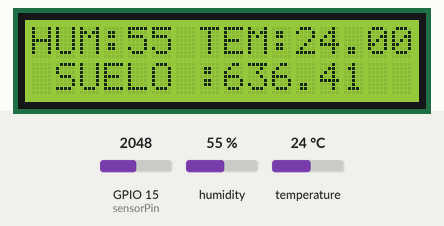
Simulated run of this sketch. Board: ESP32. Shown: 16×2 character LCD. Inputs (shaded band) come from the test bench; at power-on: humidity 55 %, GPIO 15 (sensorPin) = 2048, temperature 24 °C. What the sketch prints to the serial monitor is not drawn.

Above: at 1.2 s.
1.3 s: humidity set to 51 %
At 6.2 s:
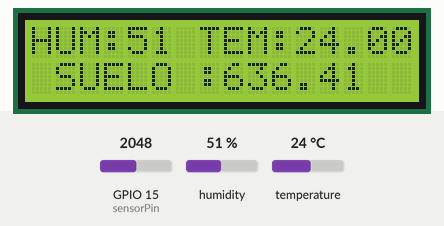
7.3 s: humidity set to 48 %
At 11.2 s:
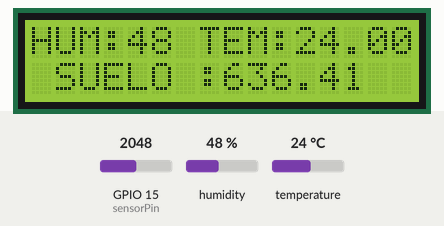
13.3 s: GPIO 15 (sensorPin) set to 2866
At 16.2 s:
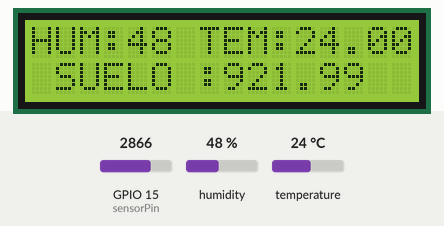
19.3 s: temperature set to 12 °C
At 21.2 s:
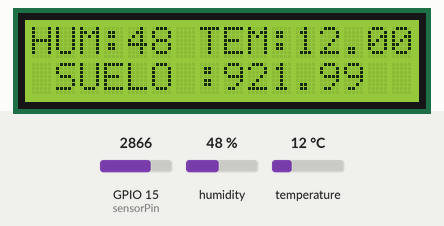
25.3 s: GPIO 15 (sensorPin) set to 3603
At 26.2 s:
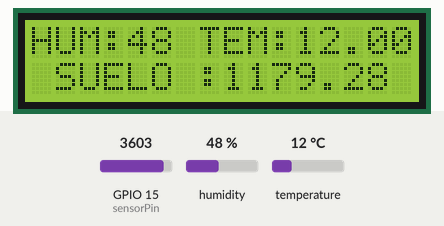
31.3 s: temperature set to 9 °C
At 36.2 s:
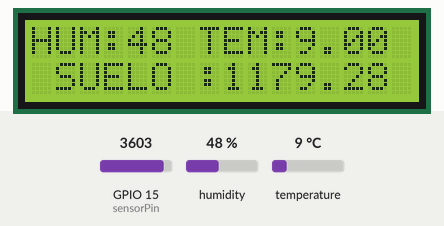
Timing chart, 0 to 37.7 s (numbered marks = the images above; inputs shaded):
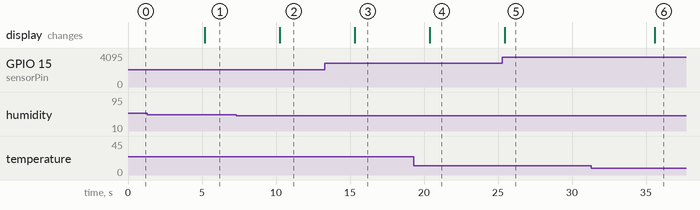

Measured:
- after the input at 1.3 s, the display: changes after 3.9 s (image 1)
- after the input at 7.3 s, the display: changes after 3.0 s (image 2)
- after the input at 13.3 s, the display: changes after 2.0 s (image 3)
- after the input at 19.3 s, the display: changes after 1.1 s (image 4)
- after the input at 25.3 s, the display: changes after 0.15 s (image 5)
- after the input at 31.3 s, the display: changes after 4.3 s (image 6)

The sketch:

sin_conexion_wifi.ino
```cpp
#include <LiquidCrystal_I2C.h>
#include <DHT.h>
#include <Arduino.h>
#define DHTPIN 14
#define DHTTYPE DHT11
DHT dht (DHTPIN, DHTTYPE);

const int sensorPin = 15;
const int lightsPin = 13; // Pin de las luces (directamente alimentadas por el ESP32)
const int fanRelayPin = 25; // Pin del relé del ventilador
const int waterPumpRelayPin = 32; // Pin del relé de la bomba de agua

int lcdColumns = 16;
int lcdRows = 2;
LiquidCrystal_I2C lcd(0x27, lcdColumns, lcdRows);

const int tempThresholdLow = 10; // Umbral de temperatura inferior
const int tempThresholdHigh = 15; // Umbral de temperatura superior

const int soilHumidityThresholdLow = 50; // Umbral de humedad del suelo inferior
const int soilHumidityThresholdHigh = 70; // Umbral de humedad del suelo superior


void setup() {
  Serial.begin(115200);
   pinMode(sensorPin, INPUT);
  Serial.println("DHT11 test!");
  dht.begin();
  // initialize LCD
  lcd.init();
  // turn on LCD backlight
  lcd.backlight();
}

void loop() { float humedad = dht.readHumidity();
  float temperatura = dht.readTemperature();

  int sensorValue = analogRead(sensorPin);

  float voltage = sensorValue * (5.0 / 1023.0);
  float humedadsuelo = (voltage - 1.1) * 100.0 / 1.4;


  if (isnan(humedad) || isnan(temperatura)) {
    Serial.println("fallo al leer el sensor DTH!");
    return;
  }
  Serial.print("Humedad: ");
  Serial.print(humedad);
  Serial.print(",Temperatura: ");
  Serial.print(temperatura);
  Serial.println("*c");
  Serial.print("Lectura del sensor:(%): ");
  Serial.println(humedadsuelo);


  // Actualizar la pantalla LCD
  lcd.setCursor(0, 0);
  lcd.print("HUM:" );
  lcd.setCursor(4, 0);
  lcd.print( humedad);
  lcd.setCursor(6, 0);
  lcd.print( " TEM: ");
  lcd.setCursor(15, 0);
  lcd.print( " *c ");
  lcd.setCursor(11, 0);
  lcd.print( temperatura);
  lcd.setCursor(0, 1);
  lcd.print(" SUELO :");
  lcd.setCursor(8, 1);
  lcd.print(humedadsuelo);

  if (temperatura < tempThresholdLow) {
    digitalWrite(lightsPin, HIGH); // Enciende las luces
    //  lcd.setCursor(0, 0);
    Serial.println("Luces ON     "); // Mensaje para encendido
    //delay(5000); // Espera 5 segundos
  } else if (temperatura > tempThresholdHigh) {
    digitalWrite(lightsPin, LOW); // Apaga las luces
    digitalWrite(fanRelayPin, HIGH); // Enciende el ventilador
    //lcd.setCursor(0, 0);
    Serial.println("Ventilador ON     "); // Mensaje para encendido
    //delay(5000); // Espera 5 segundos
  } else {
    digitalWrite(lightsPin, LOW); // Apaga las luces
    digitalWrite(fanRelayPin, LOW); // Apaga el ventilador
    //lcd.setCursor(0, 0);
    Serial.println("Luces OFF     ");
    Serial.println("ventilador off     ");// Mensaje para apagado
    //delay(5000); // Espera 5 segundos
  }

  // Control de la bomba de agua en función de la humedad del suelo
  if (humedad < soilHumidityThresholdLow) {
    digitalWrite(waterPumpRelayPin, HIGH); // Enciende la bomba de agua
    //  lcd.setCursor(0, 1);
    Serial.println("bomba ON     "); // Mensaje para encendido
    //  delay(5000); // Espera 5 segundos
  } else if (humedad > soilHumidityThresholdHigh) {
    digitalWrite(waterPumpRelayPin, LOW); // Apaga la bomba de agua
    // lcd.setCursor(0, 1);
    Serial.println("bomba OFF     "); // Mensaje para apagado
    delay(5000); // Espera 5 segundos
  }

  delay(5000); // Espera 5 segundos antes de la próxima lectura


  return;
}
```
